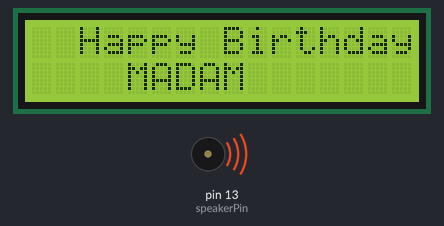
Simulated run of this sketch. Board: Arduino Uno, built with avr-gcc and run on an emulated ATmega328P. Parts: 16×2 character LCD, buzzer (waves = sounding).

Above: at 0.85 s.
At 10.2 s:
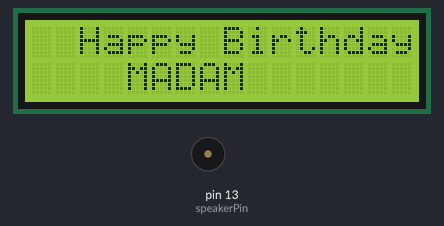
Timing chart, 0 to 130.0 s (numbered marks = the images above):
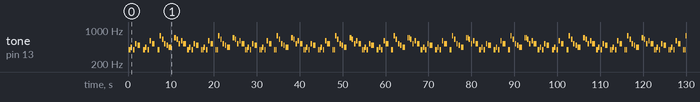

The sketch:

40_Happy_Birthday_Tune.ino
```cpp
/*****************************************************
Project Title: Happy Birthday Tune
Organisation: Soham Academy Of Human Excellence
Website: https://ria.sohamacademy.org/
*******************************************************/
#include <Wire.h>
#include <LiquidCrystal_I2C.h>

LiquidCrystal_I2C lcd(0x27, 16, 2);
int speakerPin = 13; // Buzzer pin
int length = 28; // the number of notes
char notes[] = "GGAGcB GGAGdc GGxecBA yyecdc";
int beats[] = {2,2,8,8,8,16,1,2,2,8,8,8,16,1,2,2,8,8,8,8,16,1,2,2,8,8,8,16};
int tempo = 200;// time delay between notes

void playTone(int tone, int duration) {
  for (long i = 0; i < duration * 1000L; i += tone * 2) {
     digitalWrite(speakerPin, HIGH);
     delayMicroseconds(tone);
     digitalWrite(speakerPin, LOW);
     delayMicroseconds(tone);
  }
}

void playNote(char note, int duration) {
    char names[] = {'C', 'D', 'E', 'F', 'G', 'A', 'B',

                     'c', 'd', 'e', 'f', 'g', 'a', 'b',

                     'x', 'y' };

    int tones[] = { 1915, 1700, 1519, 1432, 1275, 1136, 1014,

                     956,  834,  765,  593,  468,  346,  224,

                     655 , 715 };

    int SPEE = 5;

    // play the tone corresponding to the note name

    for (int i = 0; i < 17; i++) {

       if (names[i] == note) {
        int newduration = duration/SPEE;
         playTone(tones[i], newduration);
       }
    }
}

void setup() {
  lcd.begin();
  lcd.backlight();
  pinMode(speakerPin, OUTPUT);
  lcd.setCursor(2, 0);
  lcd.print("Happy Birthday");
  lcd.setCursor(1, 1);
  lcd.print("   MADAM  ");
}

void loop() {
  for (int i = 0; i < length; i++) {
   if (notes[i] == ' ') {
     delay(beats[i] * tempo); // delay between notes
   } else {
     playNote(notes[i], beats[i] * tempo);
   }
   // time delay between notes
   delay(tempo);
   }
}
```

Measured:
- by itself, tone on pin 13 (speakerPin): plays 391 Hz for 0.08 s, 391 Hz for 0.08 s, 439 Hz for 0.32 s, 391 Hz for 0.32 s, 521 Hz for 0.32 s, 491 Hz for 0.64 s … (240 notes in this stretch)
